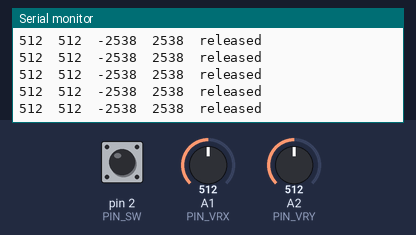
This sketch was run on a simulated Arduino Uno, built with avr-gcc and run on an emulated ATmega328P. Shown: the last lines printed to the serial monitor. The test bench sets the inputs (shaded band); at power-on: A1 (PIN_VRX) = 512, pin 2 (PIN_SW) HIGH, A2 (PIN_VRY) = 512.

Above: at 8.3 s.
8.4 s: A1 (PIN_VRX) set to 986
At 9.5 s:
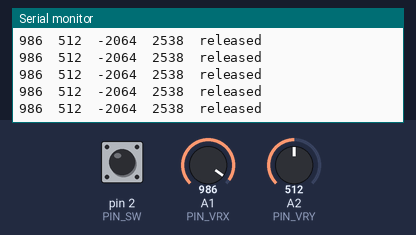
9.9 s: A1 (PIN_VRX) set to 1008
At 10.8 s:
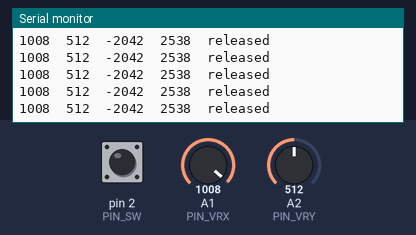
Timing chart, 0 to 12.4 s (numbered marks = the images above; inputs shaded):
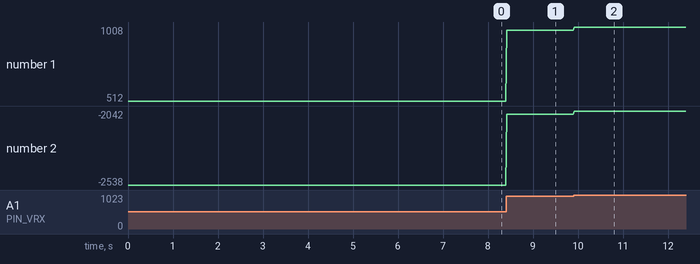

Measured:
- after the input at 8.4 s, the serial monitor: prints a new line at once (image 1)
- after the input at 9.9 s, the serial monitor: prints a new line at once (image 2)
- plotted number 1: 512 → 986 after the input at 8.4 s, 986 → 1008 after the input at 9.9 s
- plotted number 2: -2538 → -2064 after the input at 8.4 s, -2064 → -2042 after the input at 9.9 s

The sketch:

JStest.ino
```cpp
const int PIN_VRX = A1;
const int PIN_VRY = A2;
const int PIN_SW  = 2;

const int ADC_MID = 3050; //mid assumption

void setup() {
  Serial.begin(115200);
  while (!Serial) { ; }

  pinMode(PIN_SW, INPUT_PULLUP);

  Serial.println("Columns: xRaw  yRaw  xC  yC  pressed");
}

void loop() {
  int xRaw = analogRead(PIN_VRX);
  int yRaw = analogRead(PIN_VRY);

  int xCenter = xRaw - ADC_MID; //invert the signal so its more intuitive
  int yCenter = ADC_MID - yRaw;

  bool pressed = (digitalRead(PIN_SW) == LOW);

  Serial.print(xRaw);
  Serial.print("\t");
  Serial.print(yRaw);
  Serial.print("\t");
  Serial.print(xCenter);
  Serial.print("\t");
  Serial.print(yCenter);
  Serial.print("\t");

  if (pressed) {
    Serial.println("PRESSED");
  } else {
    Serial.println("released");
  }

  delay(20);
}
```
